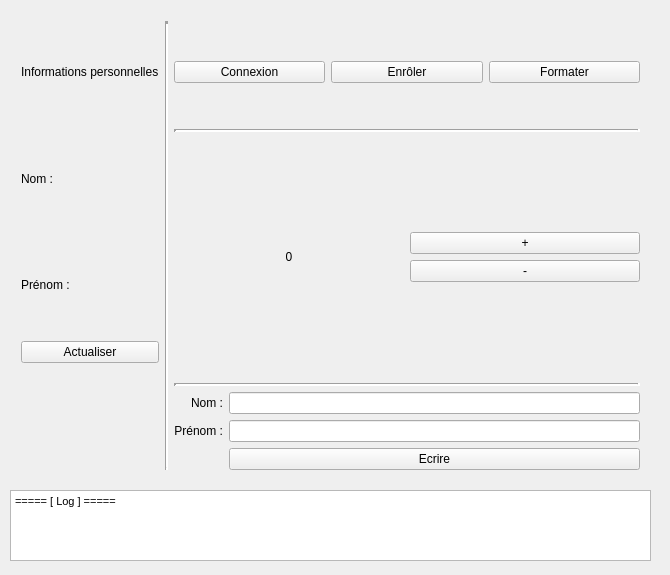
<?xml version="1.0" encoding="UTF-8"?>
<ui version="4.0">
 <class>MifareGUI</class>
 <widget class="QMainWindow" name="MifareGUI">
  <property name="geometry">
   <rect>
    <x>0</x>
    <y>0</y>
    <width>670</width>
    <height>575</height>
   </rect>
  </property>
  <property name="sizePolicy">
   <sizepolicy hsizetype="Fixed" vsizetype="Fixed">
    <horstretch>0</horstretch>
    <verstretch>0</verstretch>
   </sizepolicy>
  </property>
  <property name="minimumSize">
   <size>
    <width>670</width>
    <height>575</height>
   </size>
  </property>
  <property name="maximumSize">
   <size>
    <width>670</width>
    <height>575</height>
   </size>
  </property>
  <property name="windowTitle">
   <string>Mifare GUI</string>
  </property>
  <widget class="QWidget" name="centralWidget">
   <property name="maximumSize">
    <size>
     <width>660</width>
     <height>575</height>
    </size>
   </property>
   <widget class="QWidget" name="horizontalLayoutWidget">
    <property name="geometry">
     <rect>
      <x>10</x>
      <y>10</y>
      <width>641</width>
      <height>471</height>
     </rect>
    </property>
    <layout class="QHBoxLayout" name="horizontalLayout">
     <item>
      <layout class="QVBoxLayout" name="verticalLayout_3">
       <item>
        <widget class="QLabel" name="label_8">
         <property name="text">
          <string>Informations personnelles</string>
         </property>
        </widget>
       </item>
       <item>
        <widget class="QLabel" name="LastnameLabel">
         <property name="text">
          <string>Nom :</string>
         </property>
        </widget>
       </item>
       <item>
        <widget class="QLabel" name="FirstnameLabel">
         <property name="text">
          <string>Prénom :</string>
         </property>
        </widget>
       </item>
       <item>
        <widget class="QPushButton" name="refreshButton">
         <property name="text">
          <string>Actualiser</string>
         </property>
        </widget>
       </item>
       <item>
        <widget class="QLabel" name="label_6">
         <property name="text">
          <string/>
         </property>
        </widget>
       </item>
      </layout>
     </item>
     <item>
      <widget class="Line" name="line">
       <property name="enabled">
        <bool>true</bool>
       </property>
       <property name="frameShadow">
        <enum>QFrame::Sunken</enum>
       </property>
       <property name="lineWidth">
        <number>3</number>
       </property>
       <property name="orientation">
        <enum>Qt::Vertical</enum>
       </property>
      </widget>
     </item>
     <item>
      <layout class="QVBoxLayout" name="verticalLayout_4">
       <item>
        <spacer name="verticalSpacer">
         <property name="orientation">
          <enum>Qt::Vertical</enum>
         </property>
         <property name="sizeType">
          <enum>QSizePolicy::Minimum</enum>
         </property>
         <property name="sizeHint" stdset="0">
          <size>
           <width>20</width>
           <height>40</height>
          </size>
         </property>
        </spacer>
       </item>
       <item>
        <layout class="QHBoxLayout" name="horizontalLayout_4">
         <item>
          <widget class="QPushButton" name="connectButton">
           <property name="text">
            <string>Connexion</string>
           </property>
          </widget>
         </item>
         <item>
          <widget class="QPushButton" name="enrolButton">
           <property name="text">
            <string>Enrôler</string>
           </property>
          </widget>
         </item>
         <item>
          <widget class="QPushButton" name="formatButton">
           <property name="text">
            <string>Formater</string>
           </property>
          </widget>
         </item>
        </layout>
       </item>
       <item>
        <spacer name="verticalSpacer_2">
         <property name="orientation">
          <enum>Qt::Vertical</enum>
         </property>
         <property name="sizeType">
          <enum>QSizePolicy::Minimum</enum>
         </property>
         <property name="sizeHint" stdset="0">
          <size>
           <width>20</width>
           <height>40</height>
          </size>
         </property>
        </spacer>
       </item>
       <item>
        <widget class="Line" name="line_3">
         <property name="lineWidth">
          <number>3</number>
         </property>
         <property name="orientation">
          <enum>Qt::Horizontal</enum>
         </property>
        </widget>
       </item>
       <item>
        <layout class="QVBoxLayout" name="verticalLayout_5">
         <item>
          <layout class="QGridLayout" name="gridLayout_2">
           <item row="0" column="0">
            <spacer name="verticalSpacer_3">
             <property name="orientation">
              <enum>Qt::Vertical</enum>
             </property>
             <property name="sizeType">
              <enum>QSizePolicy::Fixed</enum>
             </property>
             <property name="sizeHint" stdset="0">
              <size>
               <width>20</width>
               <height>20</height>
              </size>
             </property>
            </spacer>
           </item>
           <item row="1" column="0">
            <widget class="QLabel" name="IncrementValueLabel">
             <property name="text">
              <string>0</string>
             </property>
             <property name="alignment">
              <set>Qt::AlignCenter</set>
             </property>
            </widget>
           </item>
           <item row="1" column="1">
            <layout class="QVBoxLayout" name="verticalLayout_7">
             <item>
              <widget class="QPushButton" name="incrementButton">
               <property name="text">
                <string>+</string>
               </property>
              </widget>
             </item>
             <item>
              <widget class="QPushButton" name="decrementButton">
               <property name="text">
                <string>-</string>
               </property>
              </widget>
             </item>
            </layout>
           </item>
           <item row="2" column="0">
            <spacer name="verticalSpacer_4">
             <property name="orientation">
              <enum>Qt::Vertical</enum>
             </property>
             <property name="sizeType">
              <enum>QSizePolicy::Minimum</enum>
             </property>
             <property name="sizeHint" stdset="0">
              <size>
               <width>20</width>
               <height>20</height>
              </size>
             </property>
            </spacer>
           </item>
          </layout>
         </item>
         <item>
          <widget class="Line" name="line_2">
           <property name="lineWidth">
            <number>3</number>
           </property>
           <property name="orientation">
            <enum>Qt::Horizontal</enum>
           </property>
          </widget>
         </item>
         <item>
          <layout class="QGridLayout" name="gridLayout_3">
           <item row="2" column="1">
            <widget class="QLineEdit" name="firstnameEdit"/>
           </item>
           <item row="0" column="2">
            <layout class="QVBoxLayout" name="verticalLayout_9"/>
           </item>
           <item row="1" column="1">
            <widget class="QLineEdit" name="lastnameEdit"/>
           </item>
           <item row="1" column="0">
            <widget class="QLabel" name="label_4">
             <property name="text">
              <string>Nom :</string>
             </property>
             <property name="alignment">
              <set>Qt::AlignRight|Qt::AlignTrailing|Qt::AlignVCenter</set>
             </property>
            </widget>
           </item>
           <item row="2" column="0">
            <widget class="QLabel" name="label_3">
             <property name="text">
              <string>Prénom :</string>
             </property>
             <property name="alignment">
              <set>Qt::AlignRight|Qt::AlignTrailing|Qt::AlignVCenter</set>
             </property>
            </widget>
           </item>
           <item row="3" column="0">
            <layout class="QVBoxLayout" name="verticalLayout_10"/>
           </item>
           <item row="3" column="1">
            <widget class="QPushButton" name="writeButton">
             <property name="text">
              <string>Ecrire</string>
             </property>
            </widget>
           </item>
          </layout>
         </item>
        </layout>
       </item>
      </layout>
     </item>
    </layout>
   </widget>
   <widget class="QTextEdit" name="logTextEdit">
    <property name="geometry">
     <rect>
      <x>10</x>
      <y>490</y>
      <width>641</width>
      <height>71</height>
     </rect>
    </property>
    <property name="readOnly">
     <bool>true</bool>
    </property>
    <property name="html">
     <string>&lt;!DOCTYPE HTML PUBLIC &quot;-//W3C//DTD HTML 4.0//EN&quot; &quot;http://www.w3.org/TR/REC-html40/strict.dtd&quot;&gt;
&lt;html&gt;&lt;head&gt;&lt;meta name=&quot;qrichtext&quot; content=&quot;1&quot; /&gt;&lt;style type=&quot;text/css&quot;&gt;
p, li { white-space: pre-wrap; }
&lt;/style&gt;&lt;/head&gt;&lt;body style=&quot; font-family:'MS Shell Dlg 2'; font-size:8.25pt; font-weight:400; font-style:normal;&quot;&gt;
&lt;p style=&quot; margin-top:0px; margin-bottom:0px; margin-left:0px; margin-right:0px; -qt-block-indent:0; text-indent:0px;&quot;&gt;&lt;span style=&quot; font-family:'MS Shell Dlg 2';&quot;&gt;===== [ Log ] =====&lt;/span&gt;&lt;/p&gt;&lt;/body&gt;&lt;/html&gt;</string>
    </property>
   </widget>
  </widget>
 </widget>
 <layoutdefault spacing="6" margin="11"/>
 <resources/>
 <connections/>
</ui>
